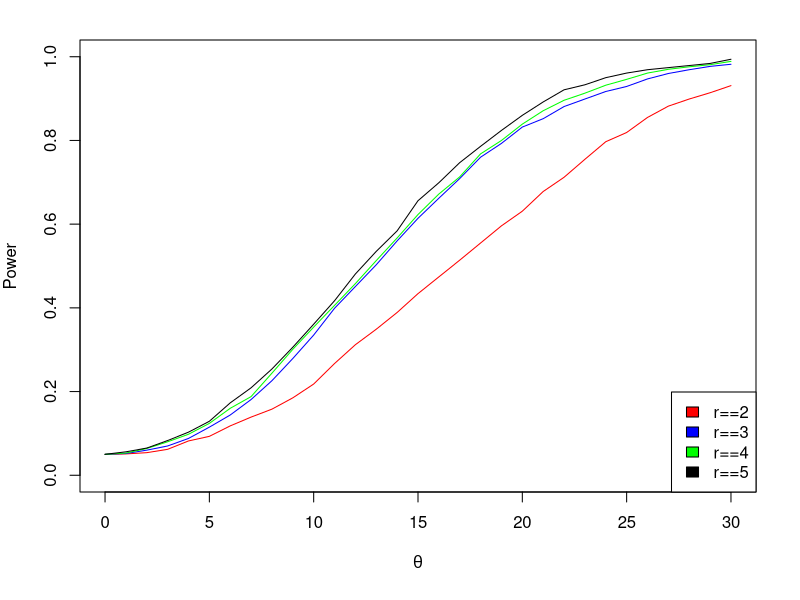

Write the R code that produced this figure.
power.r2 = c(0.050 , 0.051 , 0.054 , 0.062 , 0.082 , 0.093 , 0.118 , 0.139 , 0.158 , 0.185 , 0.218 , 0.267 , 0.312 , 0.349 , 0.389 , 0.434 , 0.474 , 0.514 , 0.555 , 0.596 , 0.631 , 0.678 , 0.712 , 0.755 , 0.797 , 0.819 , 0.855 , 0.882 , 0.899 , 0.914 , 0.931)

power.r3 = c(0.050 , 0.052 , 0.060 , 0.070 , 0.088 , 0.115 , 0.144 , 0.181 , 0.226 , 0.279 , 0.335 , 0.399 , 0.451 , 0.503 , 0.560 , 0.614 , 0.662 , 0.709 , 0.760 , 0.793 , 0.832 , 0.852 , 0.881 , 0.899 , 0.917 , 0.929 , 0.947 , 0.960 , 0.969 , 0.977 , 0.982)

power.r4 = c(0.050 , 0.053 , 0.064 , 0.080 , 0.098 , 0.124 , 0.160 , 0.188 , 0.244 , 0.301 , 0.354 , 0.406 , 0.458 , 0.513 , 0.567 , 0.623 , 0.672 , 0.713 , 0.768 , 0.800 , 0.839 , 0.871 , 0.896 , 0.913 , 0.932 , 0.946 , 0.961 , 0.970 , 0.976 , 0.981 , 0.989)

power.r5 = c(0.050 , 0.056 , 0.065 , 0.083 , 0.103 , 0.129 , 0.173 , 0.209 , 0.254 , 0.306 , 0.361 , 0.417 , 0.481 , 0.535 , 0.584 , 0.656 , 0.699 , 0.747 , 0.786 , 0.824 , 0.860 , 0.892 , 0.921 , 0.933 , 0.950 , 0.961 , 0.969 , 0.974 , 0.979 , 0.984 , 0.994)

theta = 0:30

par(mar = c(5.4, 4, 2, 2.2), xpd = TRUE)
plot(theta, power.r2, xlim=c(theta[1],theta[length(theta)]), ylim=c(0,1), type="l", pch=3, col="red", xlab=expression(theta), ylab=expression(Power))
# Add a line
lines(theta, power.r3, xlim=c(theta[1],theta[length(theta)]), ylim=c(0,1), pch=3, col="blue", type="l")
# Add a line
lines(theta, power.r4, xlim=c(theta[1],theta[length(theta)]), ylim=c(0,1), pch=3, col="green", type="l")
# Add a line
lines(theta, power.r5, xlim=c(theta[1],theta[length(theta)]), ylim=c(0,1), pch=3, col="black", type="l")
# Add a legend
legend("bottomright",
       c(expression(paste('r==2'),paste('r==3'),paste('r==4'),paste('r==5'))),
       fill=c("red","blue","green","black"))